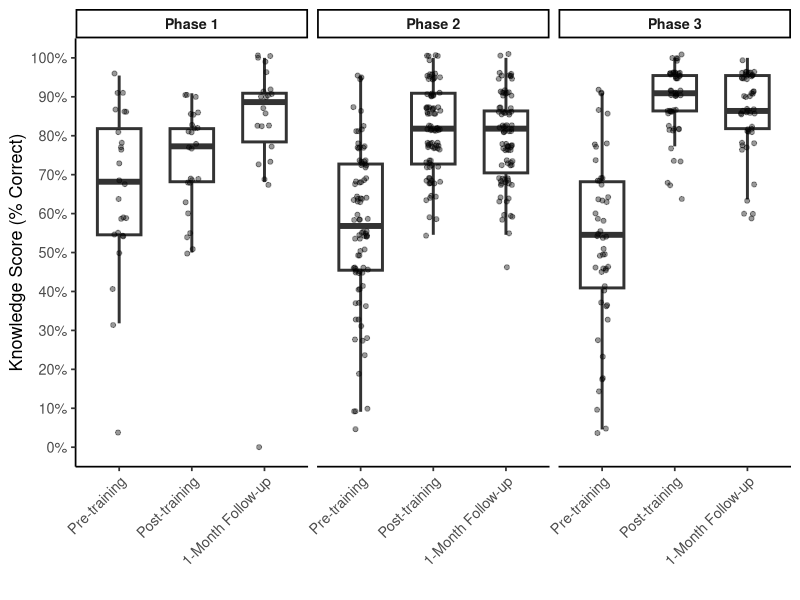
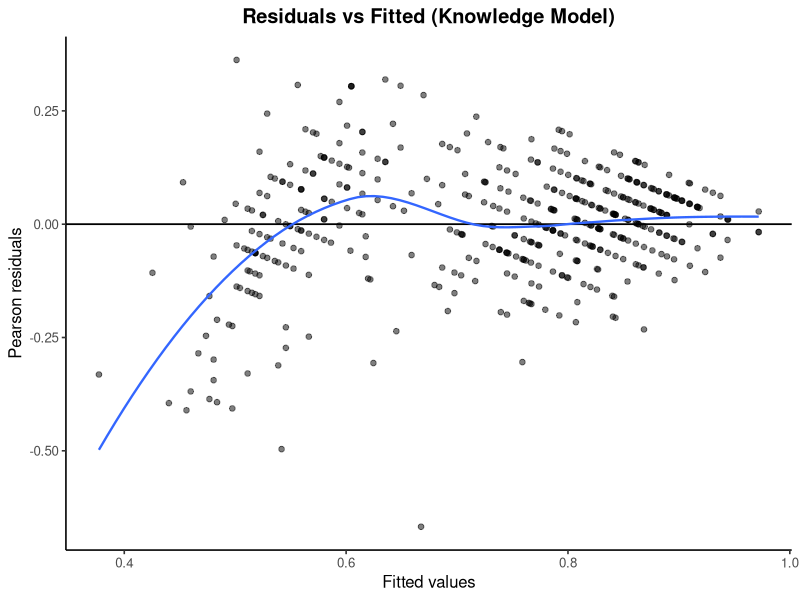
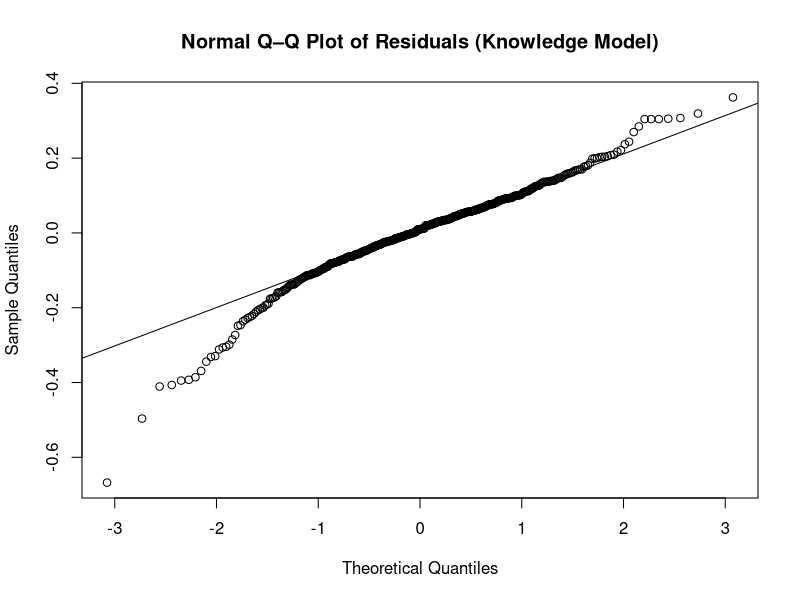
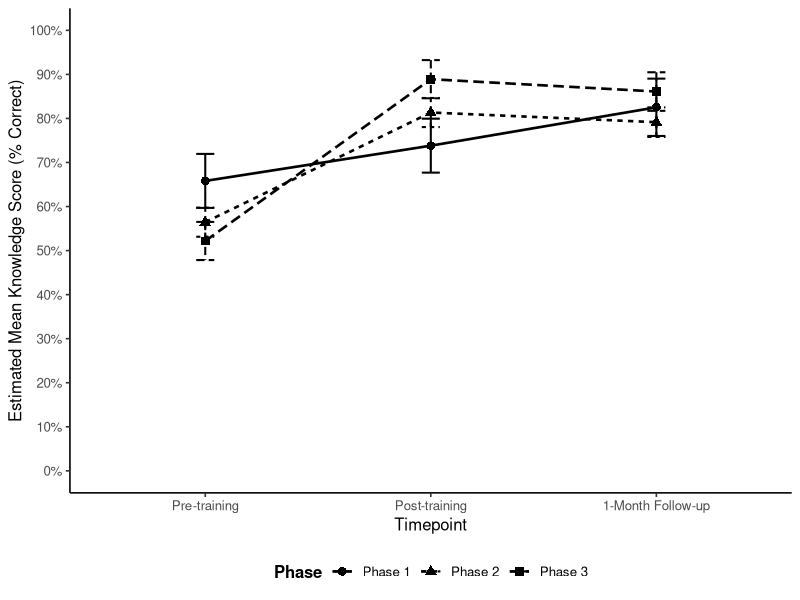
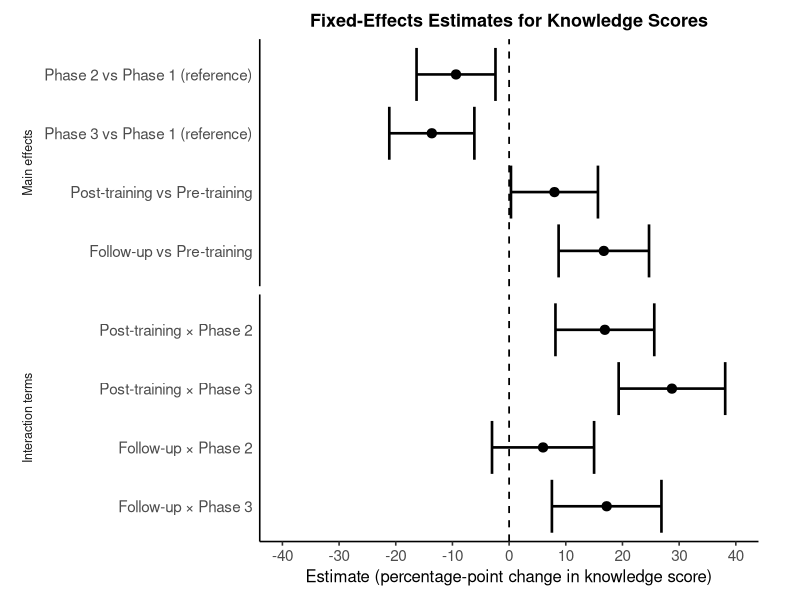
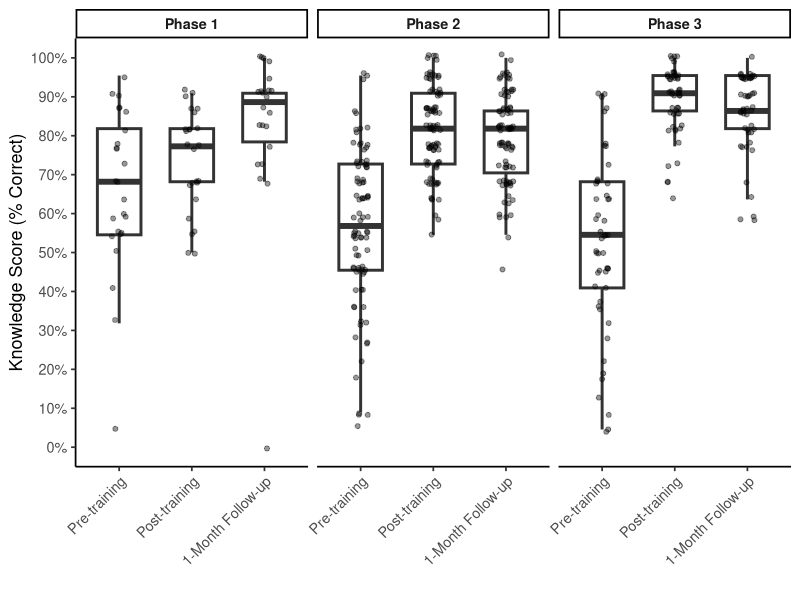
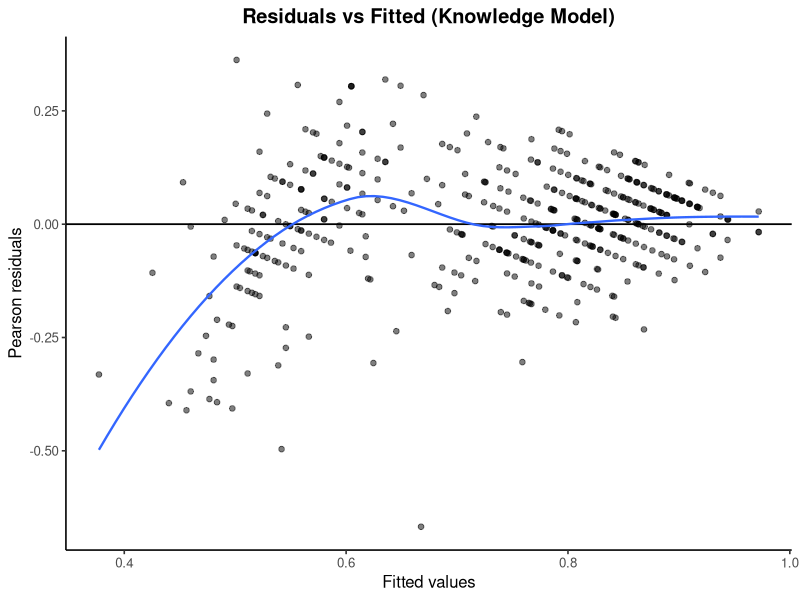
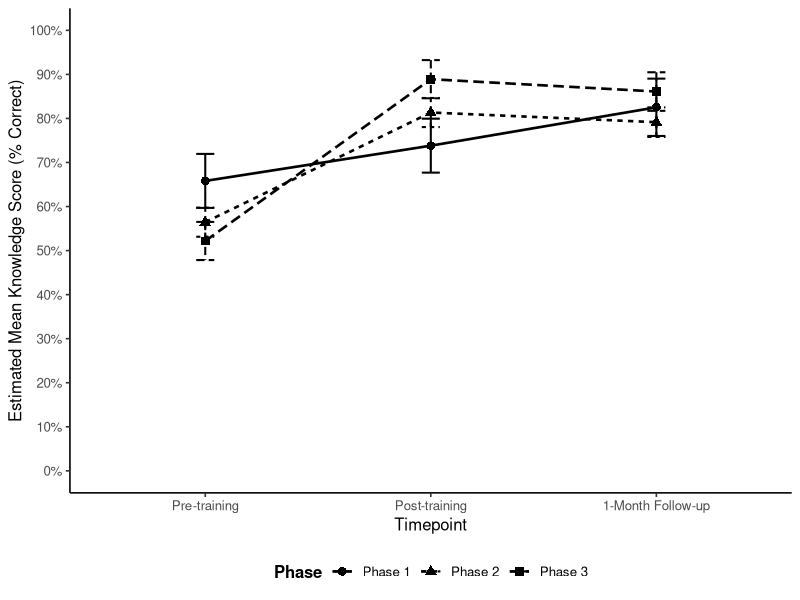

Here is the R script that generated these plots, in order:
###############################################
# Linear Mixed-Effects Model (LMM) Analysis
# Diabetes Management Training – Knowledge Scores
#
# Goal (manuscript-ready workflow; consistent with Self-Efficacy analysis):
#   1) Describe knowledge score distributions over time (Pre, Post, Follow-up), overall and by Phase
#   2) Fit an LMM to test whether change over time differs by implementation Phase
#   3) Produce publishable outputs:
#        - Missingness summary
#        - Descriptive plots (box + jitter)
#        - Model diagnostics (residuals vs fitted; Q–Q)
#        - EMM (model-adjusted means) plot + EMM table
#        - Fixed-effects tables (full, reduced, selected, final)
#        - Forest plot of fixed effects (APA/clinical style)
#
# Key difference vs Self-Efficacy:
#   - Knowledge has three timepoints (Pre, Post, Follow-up), so follow-up terms are included.
#
# Reference categories (interpretation):
#   - Timepoint reference = Pre-training
#   - Phase reference     = Phase 1
###############################################

# -----------------------------
# 0) Setup
# -----------------------------
setwd("/Users/bryce/Desktop/SC_CTSI/Diabetes Prevention Management")

# -----------------------------
# 1) Libraries
# -----------------------------
library(lme4)
library(lmerTest)
library(dplyr)
library(readr)
library(emmeans)
library(ggplot2)
library(scales)
library(broom.mixed)

# -----------------------------
# 2) Read data (long format)
# -----------------------------
# Expected columns:
#   ID        : participant identifier
#   Phase     : Phase 1 / Phase 2 / Phase 3 (between-subject factor)
#   Timepoint : pretraining / posttraining / followup (within-subject factor)
#   Score     : knowledge score as proportion correct (0–1)
lmm_data <- read_csv("LMM_long.csv")

# Quick integrity checks (QA)
head(lmm_data)
str(lmm_data)

# -----------------------------
# 3) Standardize factor coding + manuscript labels ONCE
# -----------------------------
time_levels_know <- c("pretraining", "posttraining", "followup")
time_labels_know <- c("Pre-training", "Post-training", "1-Month Follow-up")

phase_levels <- c("Phase 1", "Phase 2", "Phase 3")
phase_labels <- c("Phase 1", "Phase 2", "Phase 3")

lmm_data <- lmm_data %>%
  mutate(
    ID        = factor(ID),
    Timepoint = factor(Timepoint, levels = time_levels_know),  # Pre-training reference
    Phase     = factor(Phase, levels = phase_levels),          # Phase 1 reference
    Score     = as.numeric(Score),
    
    # Plot-only labels
    Timepoint_label = factor(Timepoint, levels = time_levels_know, labels = time_labels_know),
    Phase_label     = factor(Phase,     levels = phase_levels,    labels = phase_labels)
  )

plot_data_know <- lmm_data %>% filter(!is.na(Score))

# -----------------------------
# 4) Missingness check (descriptive)
# -----------------------------
table(lmm_data$Timepoint, is.na(lmm_data$Score))

# -----------------------------
# 5) Fit candidate LMMs and test interaction (ML; not REML)
# -----------------------------
# Use ML (REML = FALSE) to compare models that differ in fixed effects.
lmm_full <- lmer(
  Score ~ Timepoint * Phase + (1 | ID),
  data = lmm_data,
  na.action = na.omit,
  REML = FALSE
)

lmm_reduced <- lmer(
  Score ~ Timepoint + Phase + (1 | ID),
  data = lmm_data,
  na.action = na.omit,
  REML = FALSE
)

# Likelihood ratio test (LRT) for interaction contribution
interaction_test_knowledge <- anova(lmm_reduced, lmm_full)
interaction_test_knowledge

# Select ML model based on interaction LRT p-value
p_int_know <- interaction_test_knowledge$`Pr(>Chisq)`[2]
lmm_selected_ml <- if (!is.na(p_int_know) && p_int_know < 0.05) lmm_full else lmm_reduced

cat(
  "\nFinal model selected:",
  if (identical(lmm_selected_ml, lmm_full)) "FULL (with interaction)" else "REDUCED (no interaction)",
  "\nInteraction LRT p-value:", p_int_know, "\n\n"
)

summary(lmm_selected_ml)

# -----------------------------
# 5b) Main-effects-only model (no interaction)
# -----------------------------
# This model provides estimates assuming no Timepoint × Phase interaction.
summary(lmm_reduced)

know_fixef_tbl_main_effects <- broom.mixed::tidy(
  lmm_reduced,
  effects = "fixed",
  conf.int = TRUE
) %>%
  transmute(
    Effect   = term,
    Estimate = round(estimate, 3),
    SE       = round(std.error, 3),
    DF       = round(df, 3),
    tValue   = round(statistic, 3),
    pValue   = round(p.value, 3),
    CI_Lower = round(conf.low, 3),
    CI_Upper = round(conf.high, 3)
  )

know_fixef_tbl_main_effects

# -----------------------------
# 5c) Refit selected model with REML (final inference model)
# -----------------------------
selected_formula_know <- if (!is.na(p_int_know) && p_int_know < 0.05) {
  Score ~ Timepoint * Phase + (1 | ID)
} else {
  Score ~ Timepoint + Phase + (1 | ID)
}

lmm_final <- lmer(
  selected_formula_know,
  data = lmm_data,
  na.action = na.omit,
  REML = TRUE
)

summary(lmm_final)

# -----------------------------
# 6) Descriptive distribution plot (box + jitter)
# -----------------------------
# Unadjusted visualization: shows medians/IQR and individual values by phase and timepoint.
set.seed(123)

p_know_box <- ggplot(plot_data_know, aes(x = Timepoint_label, y = Score)) +
  geom_boxplot(outlier.shape = NA, width = 0.6, linewidth = 1) +
  geom_jitter(width = 0.10, height = 0.01, alpha = 0.40, size = 1.4) +
  facet_wrap(~ Phase_label, nrow = 1) +
  coord_cartesian(ylim = c(0, 1)) +
  scale_y_continuous(
    breaks = seq(0, 1, by = 0.1),
    labels = percent_format(accuracy = 1)
  ) +
  labs(
    x = "",
    y = "Knowledge Score (% Correct)"
  ) +
  theme_classic(base_size = 13) +
  theme(
    strip.text = element_text(face = "bold"),
    panel.grid = element_blank(),
    axis.text.x = element_text(angle = 45, hjust = 1)
  )

p_know_box

# -----------------------------
# 7) Model diagnostics (assumptions checks)
# -----------------------------
# Use final REML model for diagnostics
diag_df_know <- data.frame(
  fitted = fitted(lmm_final),
  resid  = resid(lmm_final, type = "pearson")
)

p_know_resid <- ggplot(diag_df_know, aes(x = fitted, y = resid)) +
  geom_hline(yintercept = 0, linewidth = 0.6) +
  geom_point(size = 1.6, alpha = 0.5) +
  geom_smooth(method = "loess", se = FALSE, linewidth = 0.8) +
  labs(
    title = "Residuals vs Fitted (Knowledge Model)",
    x = "Fitted values",
    y = "Pearson residuals"
  ) +
  theme_classic(base_size = 12) +
  theme(plot.title = element_text(face = "bold", hjust = 0.5))

p_know_resid

qqnorm(resid(lmm_final), main = "Normal Q–Q Plot of Residuals (Knowledge Model)")
qqline(resid(lmm_final))

# -----------------------------
# 8) Estimated Marginal Means (EMMs) + plot (model-adjusted)
# -----------------------------
emm_know <- emmeans(lmm_final, ~ Timepoint | Phase)

emm_know_df <- as.data.frame(emm_know) %>%
  mutate(
    Timepoint_label = factor(Timepoint, levels = time_levels_know, labels = time_labels_know),
    Phase_label     = factor(Phase,     levels = phase_levels,     labels = phase_labels)
  )

emm_know_df

p_know_emm <- ggplot(
  emm_know_df,
  aes(
    x = Timepoint_label, y = emmean,
    group = Phase_label,
    linetype = Phase_label,
    shape = Phase_label
  )
) +
  geom_line(linewidth = 0.9, color = "black") +
  geom_point(size = 2.6, color = "black") +
  geom_errorbar(aes(ymin = lower.CL, ymax = upper.CL), width = 0.08, linewidth = 0.7, color = "black") +
  coord_cartesian(ylim = c(0, 1)) +
  scale_y_continuous(
    breaks = seq(0, 1, by = 0.1),
    labels = percent_format(accuracy = 1)
  ) +
  labs(
    x = "Timepoint",
    y = "Estimated Mean Knowledge Score (% Correct)",
    linetype = "Phase",
    shape = "Phase"
  ) +
  theme_classic(base_size = 12) +
  theme(
    legend.position = "bottom",
    legend.title = element_text(face = "bold")
  )

p_know_emm

# -----------------------------
# 9) Fixed effects tables (FULL, REDUCED, SELECTED, FINAL)
# -----------------------------
know_fixef_tbl_full <- broom.mixed::tidy(lmm_full, effects = "fixed", conf.int = TRUE) %>%
  transmute(
    Effect   = term,
    Estimate = estimate,
    SE       = std.error,
    DF       = df,
    tValue   = statistic,
    pValue   = p.value,
    CI_Lower = conf.low,
    CI_Upper = conf.high
  ) %>%
  mutate(across(where(is.numeric), ~ round(.x, 3)))

know_fixef_tbl_reduced <- broom.mixed::tidy(lmm_reduced, effects = "fixed", conf.int = TRUE) %>%
  transmute(
    Effect   = term,
    Estimate = estimate,
    SE       = std.error,
    DF       = df,
    tValue   = statistic,
    pValue   = p.value,
    CI_Lower = conf.low,
    CI_Upper = conf.high
  ) %>%
  mutate(across(where(is.numeric), ~ round(.x, 3)))

know_fixef_tbl_selected <- broom.mixed::tidy(lmm_selected_ml, effects = "fixed", conf.int = TRUE) %>%
  transmute(
    Effect   = term,
    Estimate = estimate,
    SE       = std.error,
    DF       = df,
    tValue   = statistic,
    pValue   = p.value,
    CI_Lower = conf.low,
    CI_Upper = conf.high
  ) %>%
  mutate(across(where(is.numeric), ~ round(.x, 3)))

know_fixef_tbl_final <- broom.mixed::tidy(lmm_final, effects = "fixed", conf.int = TRUE) %>%
  transmute(
    Effect   = term,
    Estimate = estimate,
    SE       = std.error,
    DF       = df,
    tValue   = statistic,
    pValue   = p.value,
    CI_Lower = conf.low,
    CI_Upper = conf.high
  ) %>%
  mutate(across(where(is.numeric), ~ round(.x, 3)))

know_fixef_tbl_full
know_fixef_tbl_reduced
know_fixef_tbl_selected
know_fixef_tbl_final

# -----------------------------
# 10) Forest plot of fixed effects (APA/clinical style)
# -----------------------------
# Build forest plot from final REML model
pp <- 100  # express effects as percentage points

forest_data_know <- broom.mixed::tidy(lmm_final, effects = "fixed", conf.int = TRUE) %>%
  filter(term != "(Intercept)") %>%
  mutate(
    estimate  = estimate  * pp,
    conf.low  = conf.low  * pp,
    conf.high = conf.high * pp,
    
    term_clean = case_when(
      term == "PhasePhase 2" ~ "Phase 2 vs Phase 1 (reference)",
      term == "PhasePhase 3" ~ "Phase 3 vs Phase 1 (reference)",
      term == "Timepointposttraining" ~ "Post-training vs Pre-training",
      term == "Timepointfollowup"     ~ "Follow-up vs Pre-training",
      term == "Timepointposttraining:PhasePhase 2" ~ "Post-training × Phase 2",
      term == "Timepointposttraining:PhasePhase 3" ~ "Post-training × Phase 3",
      term == "Timepointfollowup:PhasePhase 2"     ~ "Follow-up × Phase 2",
      term == "Timepointfollowup:PhasePhase 3"     ~ "Follow-up × Phase 3",
      TRUE ~ term
    ),
    
    block = ifelse(grepl("×", term_clean), "Interaction terms", "Main effects"),
    block = factor(block, levels = c("Main effects", "Interaction terms"))
  )

preferred_order_know <- c(
  "Phase 2 vs Phase 1 (reference)",
  "Phase 3 vs Phase 1 (reference)",
  "Post-training vs Pre-training",
  "Follow-up vs Pre-training",
  "Post-training × Phase 2",
  "Post-training × Phase 3",
  "Follow-up × Phase 2",
  "Follow-up × Phase 3"
)

present_terms_know <- preferred_order_know[preferred_order_know %in% forest_data_know$term_clean]

forest_data_know <- forest_data_know %>%
  mutate(term_clean = factor(term_clean, levels = rev(present_terms_know)))

lim_know <- max(abs(c(forest_data_know$conf.low, forest_data_know$conf.high)), na.rm = TRUE)
lim_know <- ceiling(lim_know / 10) * 10

p_know_forest <- ggplot(forest_data_know, aes(x = estimate, y = term_clean)) +
  geom_vline(xintercept = 0, linetype = "dashed", linewidth = 0.6) +
  geom_errorbarh(aes(xmin = conf.low, xmax = conf.high), linewidth = 0.9) +
  geom_point(size = 2.8) +
  facet_grid(block ~ ., scales = "free_y", space = "free_y", switch = "y") +
  scale_x_continuous(
    limits = c(-lim_know, lim_know),
    breaks = seq(-lim_know, lim_know, by = 10)
  ) +
  labs(
    title = "Fixed-Effects Estimates for Knowledge Scores",
    x = "Estimate (percentage-point change in knowledge score)",
    y = NULL
  ) +
  theme_classic(base_size = 12) +
  theme(
    plot.title = element_text(face = "bold", size = 13, hjust = 0.5),
    axis.text.y = element_text(size = 11, lineheight = 1.1),
    axis.text.x = element_text(size = 11),
    axis.ticks.y = element_blank(),
    strip.background = element_blank(),
    strip.placement = "outside",
    strip.text.y.left = element_text(face = "plain", size = 9),
    plot.margin = margin(10, 30, 10, 10)
  )

p_know_forest

# -----------------------------
# Optional exports (tables)
# -----------------------------
# write.csv(know_fixef_tbl_full,     "Knowledge_FixedEffectsTable_FULL.csv",     row.names = FALSE)
# write.csv(know_fixef_tbl_reduced,  "Knowledge_FixedEffectsTable_REDUCED.csv",  row.names = FALSE)
# write.csv(know_fixef_tbl_selected, "Knowledge_FixedEffectsTable_SELECTED.csv", row.names = FALSE)
# write.csv(know_fixef_tbl_final,    "Knowledge_FixedEffectsTable_FINAL.csv",    row.names = FALSE)

# -----------------------------
# 11) Export key plots to PNG (standardized)
# -----------------------------
fig_dir <- "figures_png_knowledge"
if (!dir.exists(fig_dir)) dir.create(fig_dir, recursive = TRUE)

plots_to_save <- list(
  "knowledge_box_by_phase_time"    = p_know_box,
  "knowledge_residuals_vs_fitted"  = p_know_resid,
  "knowledge_emm_by_phase"         = p_know_emm,
  "knowledge_forest_fixed_effects" = p_know_forest
)

for (nm in names(plots_to_save)) {
  ggsave(
    filename = file.path(fig_dir, paste0(nm, ".png")),
    plot     = plots_to_save[[nm]],
    device   = "png",
    width    = 7,
    height   = 4.5,
    units    = "in",
    dpi      = 300,
    bg       = "white"
  )
}

message("Saved ", length(plots_to_save), " plots to: ", normalizePath(fig_dir))

###############################################
message("################ REFERENCES : ################")
citation()
citation(package = "lme4")
citation(package = "lmerTest")
###############################################
# END #
###############################################
